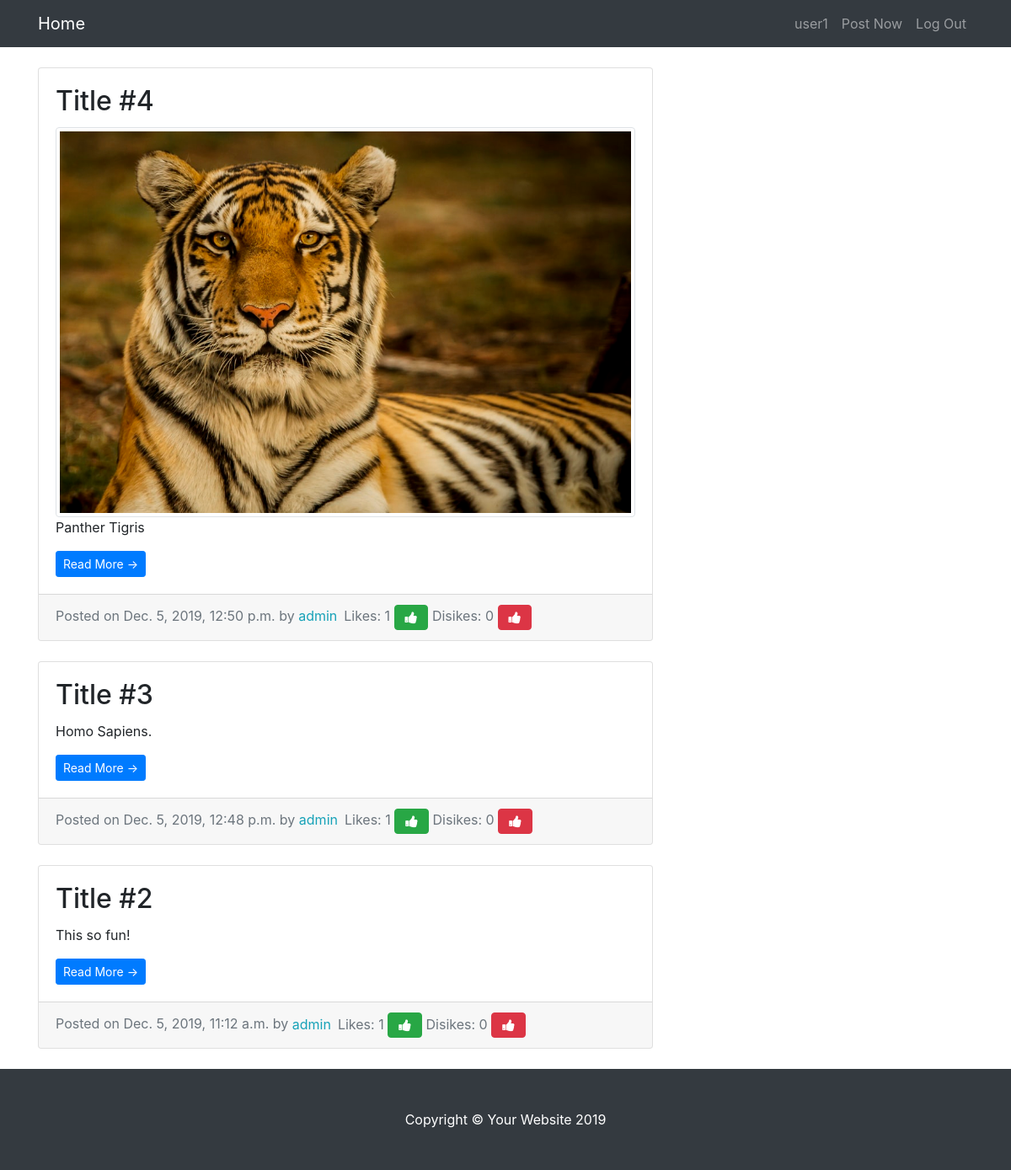
Screenshot of / (signed in) with the database file from the repository.
### entries/models.py (models this page shows, shortened)
class Entry(models.Model):
    entry_title=models.CharField(max_length=50)
    entry_text=models.TextField()
    entry_date=models.DateTimeField(auto_now_add=True)
    entry_author=models.ForeignKey(User,on_delete=models.CASCADE)
    image=models.FileField(upload_to=upload_location,null=True,blank=True)
    likes=models.ManyToManyField(User,blank=True,related_name="post_likes")
    dislikes=models.ManyToManyField(User,blank=True,related_name="post_dislikes")
    class Meta:
        verbose_name_plural="entries"

### entries/views.py (the view)
# urls.py: path('',HomeView.as_view(),name='blog-home'),
class HomeView(LoginRequiredMixin,ListView):
    model=Entry
    template_name='entries/index.html'
    context_object_name="blog_entries"
    ordering=['-entry_date']
    paginate_by=3

### entries/templates/entries/index.html (shortened to what this page needs)
{% extends "entries/base.html" %}
{% block content %}
<div class="col-md-8">
  {% for entry in blog_entries %}
  <div class="card mb-4 mt-4">
    <div class="card-body">
      <h2 class="card-title">{{ entry.entry_title }}</h2>
      {% if entry.image %}
      <img src="{{entry.image.url}}" class="img-thumbnail" >
      {% endif %}
      <p class="card-text">{{ entry.entry_text|truncatechars:100 }}</p>
      <div>
        <a href="{% url 'entry-detail' entry.pk %}" class="btn btn-primary btn-sm">Read More &rarr;</a>
      </div>
    </div>
    <div class="card-footer text-muted">
      Posted on {{ entry.entry_date }} by
      <span class= "text-info mr-2">{{ entry.entry_author }}</span><span>Likes: {{entry.likes.count}} <a href="{% url 'entry-like' entry.id %}" class="btn btn-success fa fa-thumbs-up" aria-hidden="true"></a> Disikes: {{entry.dislikes.count}} <a href="{% url 'entry-dislike' entry.id %}" class="btn btn-danger fa fa-thumbs-up" aria-hidden="true"></a></span>
    </div>
  </div>
  {% endfor %}
</div>
{% endblock %}

### entries/templates/entries/base.html (shortened to what this page needs)
{% load static %}
<!DOCTYPE html>
<html lang="en">
<head>
  <link href="{% static 'entries/vendor/bootstrap/css/bootstrap.min.css' %}" rel="stylesheet">
  <link rel="stylesheet" href="https://maxcdn.bootstrapcdn.com/font-awesome/4.4.0/css/font-awesome.min.css">
  <link href="{% static 'entries/css/blog-home.css' %}" rel="stylesheet">
</head>
<body>
  <nav class="navbar navbar-expand-lg navbar-dark bg-dark fixed-top">
    <div class="container">
      <a class="navbar-brand" href="{% url 'blog-home' %}">Home</a>
      <div class="collapse navbar-collapse" id="navbarResponsive">
        <ul class="navbar-nav ml-auto">
          <li class="nav-item">
            <a class="nav-link" href="{% url 'my-entry' %}">{{user.username}}</a>
          </li>
          <li class="nav-item">
            <a class="nav-link" href="{% url 'create_entry' %}">Post Now</a>
          </li>
          <li class="nav-item">
            <a class="nav-link" href="{% url 'logout' %}">Log Out</a>
          </li>
        </ul>
      </div>
    </div>
  </nav>
  <div class="container">
    <div class="row">
      {% block content %}{% endblock %}
    <div class="col-md-4">
      </div>
    </div>
  </div>
  <footer class="py-5 bg-dark">
    <div class="container">
      <p class="m-0 text-center text-white">Copyright &copy; Your Website 2019</p>
    </div>
  </footer>
</body>
</html>

### entries/static/entries/css/blog-home.css (style rules this page uses)
body { padding-top: 56px; }

### rows the page displays
Entry: entry_title "Title #4", image (picture), entry_text "Panther Tigris", entry_date "Dec. 5, 2019, 12:50 p.m.", entry_author "admin", likes.count "1", dislikes.count "0"
Entry: entry_title "Title #3", entry_text "Homo Sapiens.", entry_date "Dec. 5, 2019, 12:48 p.m.", entry_author "admin", likes.count "1", dislikes.count "0"
Entry: entry_title "Title #2", entry_text "This so fun!", entry_date "Dec. 5, 2019, 11:12 a.m.", entry_author "admin", likes.count "1", dislikes.count "0"

### other values shown
{{ user.username }} "user1"
